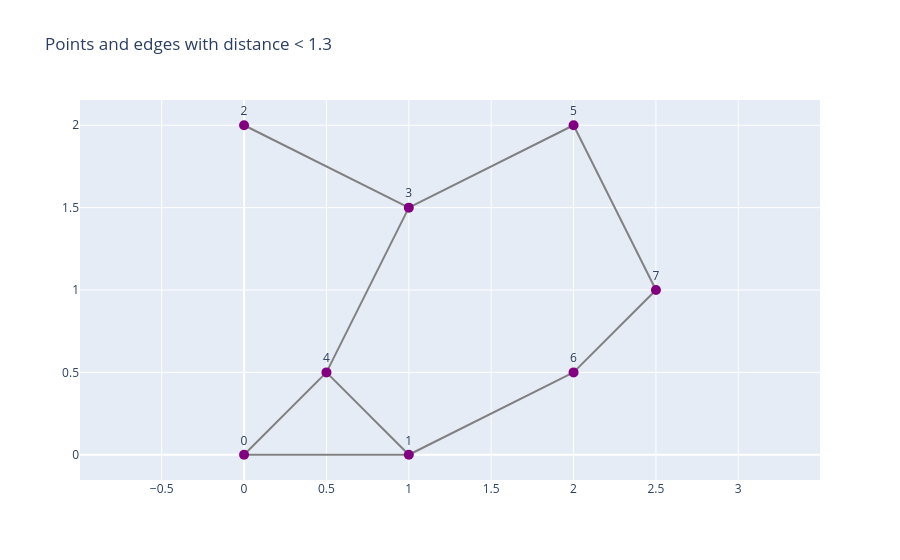

Write notebook code for a chart like this one.
### Markdown cell above
<div style="border:2px solid #e74c3c; border-radius:8px; padding:1em; background:#fff6f6;color:#000000">
<span style="color:#e74c3c; font-weight:bold;">Q:</span> Below is code that will draw an edge between two points if they are a most distance r = 1.3. 
<ul>
<li>What triangles are in VR(P,1.3)? Tetrahedra?</li>
<li> What triangles are in VR(P,1.6)? Tetrahedra?</li>
</ul> 
</div>

### Code cell
r = 1.3
fig = go.Figure()
for i in range(len(P)):
    for j in range(i+1, len(P)):
        if D[i, j] < r:
            fig.add_trace(go.Scatter(x=[P[i,0], P[j,0]], y=[P[i,1], P[j,1]], mode='lines', line=dict(color='gray', width=2), showlegend=False))
fig.add_trace(go.Scatter(x=P[:,0], y=P[:,1], mode='markers+text', text=labels, textposition='top center', marker=dict(size=10, color='purple'), showlegend=False))
fig.update_layout(title=f'Points and edges with distance < {r}', xaxis=dict(scaleanchor='y', scaleratio=1))

### Figure 1 — Plotly figure (JSON) as saved in the notebook; plotly's stock layout.template omitted (floating-point values rounded to 4 significant figures)
{"data": [{"line": {"color": "gray", "width": 2}, "mode": "lines", "showlegend": false, "type": "scatter", "x": [0, 1], "y": [0, 0]}, {"line": {"color": "gray", "width": 2}, "mode": "lines", "showlegend": false, "type": "scatter", "x": [0, 0.5], "y": [0, 0.5]}, {"line": {"color": "gray", "width": 2}, "mode": "lines", "showlegend": false, "type": "scatter", "x": [1, 0.5], "y": [0, 0.5]}, {"line": {"color": "gray", "width": 2}, "mode": "lines", "showlegend": false, "type": "scatter", "x": [1, 2], "y": [0, 0.5]}, {"line": {"color": "gray", "width": 2}, "mode": "lines", "showlegend": false, "type": "scatter", "x": [0, 1], "y": [2, 1.5]}, {"line": {"color": "gray", "width": 2}, "mode": "lines", "showlegend": false, "type": "scatter", "x": [1, 0.5], "y": [1.5, 0.5]}, {"line": {"color": "gray", "width": 2}, "mode": "lines", "showlegend": false, "type": "scatter", "x": [1, 2], "y": [1.5, 2]}, {"line": {"color": "gray", "width": 2}, "mode": "lines", "showlegend": false, "type": "scatter", "x": [2, 2.5], "y": [2, 1]}, {"line": {"color": "gray", "width": 2}, "mode": "lines", "showlegend": false, "type": "scatter", "x": [2, 2.5], "y": [0.5, 1]}, {"marker": {"color": "purple", "size": 10}, "mode": "markers+text", "showlegend": false, "text": ["0", "1", "2", "3", "4", "5", "6", "7"], "textposition": "top center", "type": "scatter", "x": [0.0, 1.0, 0.0, 1.0, 0.5, 2.0, 2.0, 2.5], "y": [0.0, 0.0, 2.0, 1.5, 0.5, 2.0, 0.5, 1.0]}], "layout": {"title": {"text": "Points and edges with distance < 1.3"}, "xaxis": {"scaleanchor": "y", "scaleratio": 1}}}
